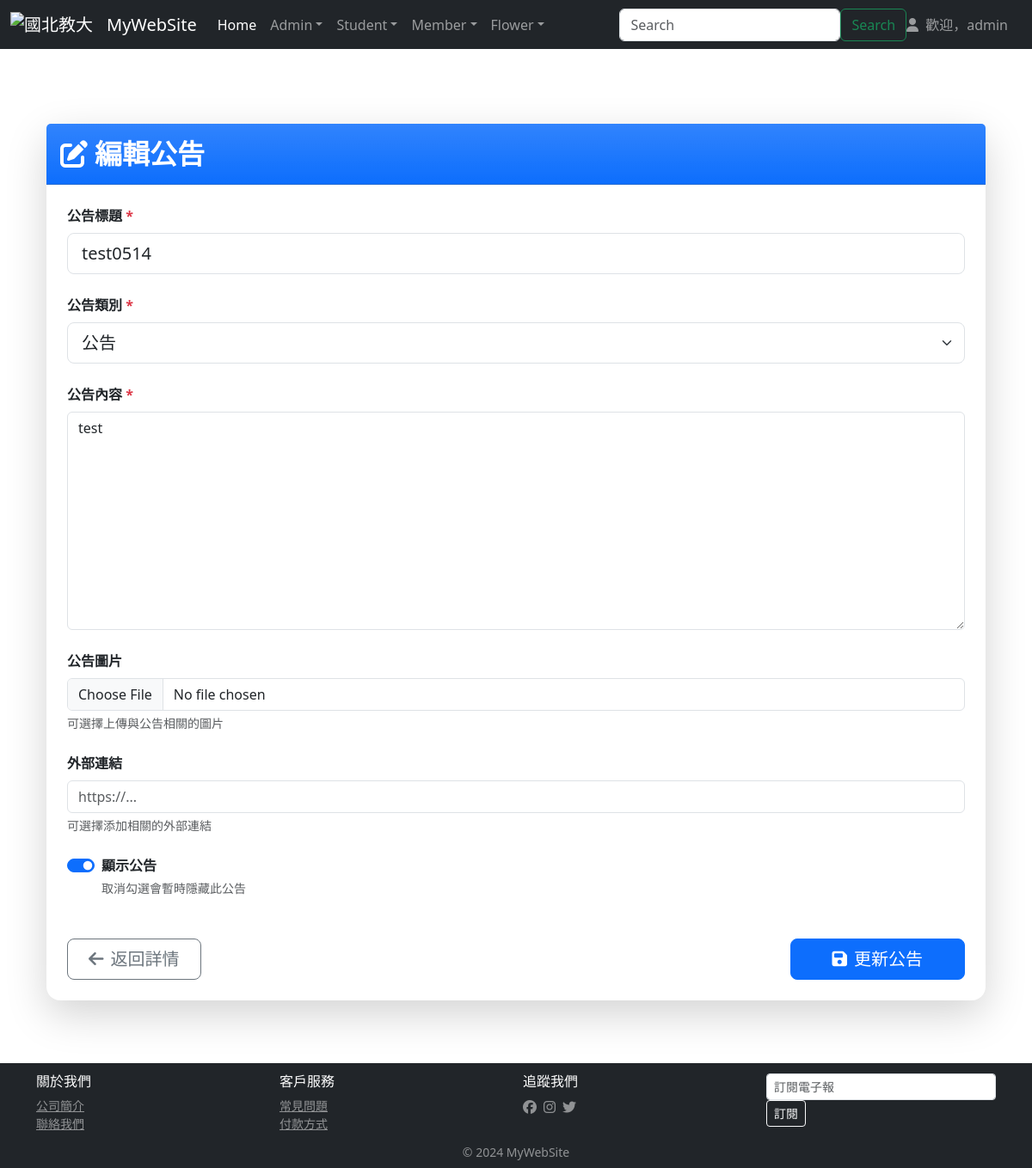
Page /news/3/edit/ (signed in) on the committed database.
### news/models.py (models this page shows, shortened)
class NewsUnit(models.Model):
    category = models.ForeignKey(Category, on_delete=models.PROTECT, null=True)
    author = models.CharField(max_length=20, null=False)
    title = models.CharField(max_length=100, null=False)
    content = models.TextField(null=False)
    pub_date = models.DateTimeField(auto_now_add=True)
    is_show = models.BooleanField(default=False)
    click_count = models.IntegerField(default=0)
    image = models.ImageField(upload_to='news_images/', null=True, blank=True)
    link = models.URLField(null=True, blank=True)

class Category(models.Model):
    title = models.CharField(max_length=255, default='')

### news/views.py (the view, shortened to what this page needs)
# urls.py: path('news/<int:news_id>/edit/', newsViews.edit_news, name='edit_news'),
@login_required
def edit_news(request, news_id):
    if not request.user.is_staff:
        return redirect('/news/')
    newsItem = get_object_or_404(NewsUnit, id=news_id)
    categories = Category.objects.all()
    return render(request, 'news/edit_news.html', locals())

### templates/news/edit_news.html (shortened to what this page needs)
{% extends 'base.html' %}
{% block content %}
<div class="container py-5">
    <div class="card shadow-lg border-0 rounded-4 mb-4">
        <div class="card-header bg-gradient bg-primary text-white py-3">
            <h1 class="h2 fw-bold mb-0"><i class="fas fa-edit me-2"></i>編輯公告</h1>
        </div>
        <div class="card-body p-4">
            <form method="post" enctype="multipart/form-data" class="needs-validation" novalidate>
                <div class="mb-4">
                    <label for="title" class="form-label fw-bold">公告標題 <span class="text-danger">*</span></label>
                    <input type="text" class="form-control form-control-lg" id="title" name="title" value="{{ newsItem.title }}" placeholder="請輸入公告標題" required>
                </div>
                <div class="mb-4">
                    <label for="category" class="form-label fw-bold">公告類別 <span class="text-danger">*</span></label>
                    <select class="form-select form-select-lg" id="category" name="category" required>
                        {% for category in categories %}
                        <option value="{{ category.id }}" {% if category.id == newsItem.category.id %}selected{% endif %}>{{ category.title }}</option>
                        {% endfor %}
                    </select>
                </div>
                <div class="mb-4">
                    <label for="content" class="form-label fw-bold">公告內容 <span class="text-danger">*</span></label>
                    <textarea class="form-control" id="content" name="content" rows="10" placeholder="請輸入公告內容" required>{{ newsItem.content }}</textarea>
                </div>
                <div class="mb-4">
                    <label for="image" class="form-label fw-bold">公告圖片</label>
                    <input type="file" class="form-control" id="image" name="image" accept="image/*">
                    <div class="form-text">可選擇上傳與公告相關的圖片</div>
                </div>
                <div class="mb-4">
                    <label for="link" class="form-label fw-bold">外部連結</label>
                    <input type="url" class="form-control" id="link" name="link" value="{% if newsItem.link != None %}{{ newsItem.link }}{% endif %}" placeholder="https://...">
                    <div class="form-text">可選擇添加相關的外部連結</div>
                </div>
                <div class="mb-4 form-check form-switch">
                    <input class="form-check-input" type="checkbox" id="is_show" name="is_show" {% if newsItem.is_show %}checked{% endif %}>
                    <label class="form-check-label fw-bold" for="is_show">顯示公告</label>
                    <div class="form-text">取消勾選會暫時隱藏此公告</div>
                </div>
                <div class="d-flex justify-content-between mt-5">
                    <a href="/news/{{ newsItem.id }}/" class="btn btn-outline-secondary btn-lg px-4">
                        <i class="fas fa-arrow-left me-2"></i>返回詳情
                    </a>
                    <button type="submit" class="btn btn-primary btn-lg px-5">
                        <i class="fas fa-save me-2"></i>更新公告
                    </button>
                </div>
            </form>
        </div>
    </div>
</div>
{% endblock %}

### templates/base.html (shortened to what this page needs)
<!DOCTYPE html>
<html>
    <head>
        {% load static %}
        <link href="{% static 'css/style.css' %}" rel="stylesheet" type="text/css">
        <link href="https://cdn.jsdelivr.net/npm/bootstrap@5.3.3/dist/css/bootstrap.min.css" rel="stylesheet" integrity="sha384-
QWTKZyjpPEjISv5WaRU9OFeRpok6YctnYmDr5pNlyT2bRjXh0JMhjY6hW+ALEwIH">
        <link rel="stylesheet" href="https://cdnjs.cloudflare.com/ajax/libs/font-awesome/6.5.1/css/all.min.css">
    </head>
    <body class="d-flex flex-column min-vh-100">
        <nav class="navbar navbar-expand-md navbar-dark bg-dark fixed-top">
            <div class="container-fluid">
                <a class="navbar-brand">
                    <img src="https://www.ntue.edu.tw/var/file/0/1000/img/368/footlogo.png" width="30" height="30" class="dinline-block align-text-top" alt="國北教大">
                </a>
                <a class="navbar-brand" href="/">MyWebSite</a>
                <div class="collapse navbar-collapse" id="navbarsExampleDefault">
                    <ul class="navbar-nav me-auto mb-2 mb-md-0">
                        <li class="nav-item">
                            <a class="nav-link active" aria-current="page" href="/">Home</a>
                        </li>
                        {% if request.user.is_authenticated %}
                        {% if request.user.username == 'admin' %}
                        <li class="nav-item dropdown">
                            <a class="nav-link dropdown-toggle" href="#" role="button" data-bs-toggle="dropdown" aria-expanded="false">Admin</a>
                        </li>
                        {% endif %}
                        <li class="nav-item dropdown">
                            <a class="nav-link dropdown-toggle" href="#" role="button" data-bs-toggle="dropdown" aria-expanded="false">Student</a>
                        </li>
                        <li class="nav-item dropdown">
                            <a class="nav-link dropdown-toggle" href="#" role="button" data-bs-toggle="dropdown" aria-expanded="false">Member</a>
                        </li>
                        <li class="nav-item dropdown">
                            <a class="nav-link dropdown-toggle" href="#" role="button" data-bs-toggle="dropdown" aria-expanded="false">Flower</a>
                        </li>
                        {% endif %}
                    </ul>
                    <form action="/flower/" method="get" class="d-flex">
                        <input type="text" class="form-control mr-sm-2" placeholder="Search" id="q" name="q" \
                        value="{{ request.GET.q}}" aria-label="Search">
                        <button class="btn btn-outline-success " type="submit">Search</button>
                    </form>
                    {% if request.user.is_authenticated %}
                    <div class="d-flex">
                        <span class="navbar-text me-3">
                            <i class="fas fa-user me-1"></i> 歡迎，{{ request.user.username }}
                        </span>
                    </div>
                    {% endif %}
                </div>
            </div>
        </nav>
        <br>
        <br>
        <br>
        <main class="container flex-grow-1">
            <div id="content">
                {% block content %}{% endblock %}
            </div>
        </main>
        <footer class="footer mt-auto py-2 bg-dark text-white">
            <div class="container">
                <div class="row row-cols-1 row-cols-sm-2 row-cols-md-4 g-3 py-1">
                    <div class="col">
                        <h6>關於我們</h6>
                        <ul class="list-unstyled small mb-0">
                            <li><a href="#" class="text-white-50">公司簡介</a></li>
                            <li><a href="#" class="text-white-50">聯絡我們</a></li>
                        </ul>
                    </div>
                    <div class="col">
                        <h6>客戶服務</h6>
                        <ul class="list-unstyled small mb-0">
                            <li><a href="#" class="text-white-50">常見問題</a></li>
                            <li><a href="#" class="text-white-50">付款方式</a></li>
                        </ul>
                    </div>
                    <div class="col">
                        <h6>追蹤我們</h6>
                        <div class="d-flex gap-2">
                            <a href="#" class="text-white-50"><i class="fab fa-facebook"></i></a>
                            <a href="#" class="text-white-50"><i class="fab fa-instagram"></i></a>
                            <a href="#" class="text-white-50"><i class="fab fa-twitter"></i></a>
                        </div>
                    </div>
                    <div class="col">
                        <div class="input-group input-group-sm">
                            <input type="email" class="form-control form-control-sm" placeholder="訂閱電子報">
                        </div>
                        <button class="btn btn-sm btn-outline-light" type="button">訂閱</button>
                    </div>
                </div>
            </div>
            <div class="text-center mt-2">
                <p class="small text-white-50 mb-0">&copy; 2024 MyWebSite</p>
            </div>
        </footer>
    </body>
</html>

### static/css/style.css (style rules this page uses)
html, body { margin: 0; padding: 0; height: 100%; border: none; }
body { margin-left: 0px; margin-top: 0px; margin-right: 0px; margin-bottom: 0px; background-image: url(images/bg.gif); }
form { margin: 0px; }

### rows in the picture
NewsUnit: title "test0514", category "公告", content "test", is_show "☑"

### other values in the picture
{{ request.user.username }} "admin"
